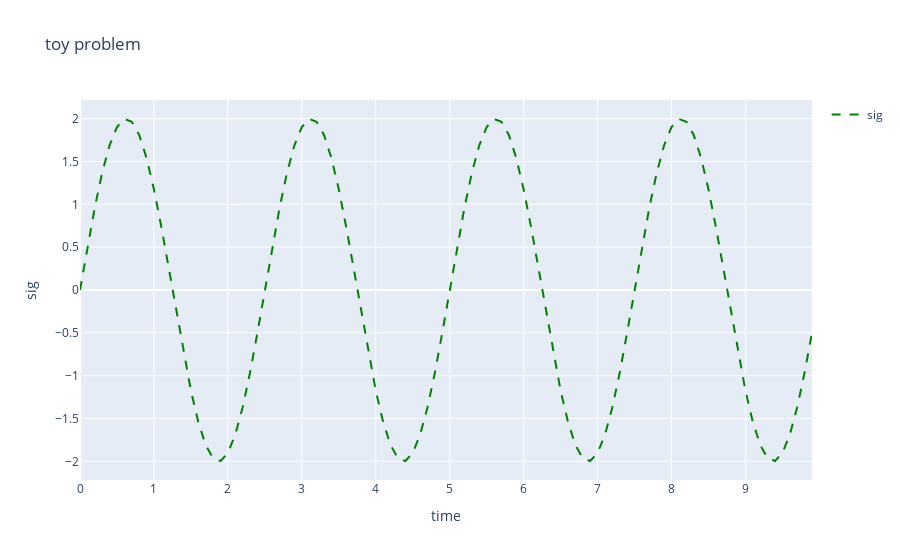

Source (notebook cell):
### Markdown cell above
## Load the Toy example : a sinusoid signal with respect to time (sec)

### sig0 = A*sin(omega*(t - phi)) + c
where A is the peak amplitude, omega is the natural frequency (deg/sec), t is time, phi is the phase shift/horizontal shift (deg), and c is the vertical shift.

### Code cell
# --------------------
# More realistic outline : usually you know start and ending time and NOT the number of data points
# --------------------
fs = 10  # sampling frequency
ts = 1/fs  # sampling time

start_val = 0  # secs
stop_val = 10  # secs

N = int(fs*stop_val)  # number of sample points
t = np.multiply(range(start_val, N), ts)

A = 2  # peak amplitude

# The larger omega the more waves
# Find omega per cycle
omega = (2*math.pi)/fs  # carrier frequency OR natural frequency (degrees)
print('omega for one cycle per length of t: ', omega)

# Choose how many cycles you want per time t
num_of_cycles = 4
omega = num_of_cycles*omega

phi = 0  # degrees
c = 0  # vertical shift
sig0 = A * np.sin(omega*(t - phi)) + c
sig0 = make_a_properlist(sig)

period = (2*math.pi)/omega
print('period : ', period)

natural_freq = 1/period
print('natural_freq sig : ', natural_freq)
# --------------------

# --------------------
fig = go.Figure()
config = dict({'scrollZoom': True, 'displayModeBar': True, 'editable': True})
fig.add_trace(go.Scatter(x=t, y=sig0, name='sig', line = dict(color='green', width=2, dash='dash'), showlegend=True))
fig.update_layout(title='toy problem', xaxis_title='time', yaxis_title='signal')
fig.show(config=config)
# --------------------

### Figure 1 — Plotly figure (JSON) as saved in the notebook; plotly's stock layout.template omitted (floating-point values rounded to 4 significant figures)
{"data": [{"line": {"color": "green", "dash": "dash", "width": 2}, "name": "sig", "showlegend": true, "type": "scatter", "x": [0, 0.1, 0.2, 0.3, 0.4, 0.5, 0.6, 0.7, 0.8, 0.9, 1, 1.1, 1.2, 1.3, 1.4, 1.5, 1.6, 1.7, 1.8, 1.9, 2, 2.1, 2.2, 2.3, 2.4, 2.5, 2.6, 2.7, 2.8, 2.9, 3, 3.1, 3.2, 3.3, 3.4, 3.5, 3.6, 3.7, 3.8, 3.9, 4, 4.1, 4.2, 4.3, 4.4, 4.5, 4.6, 4.7, 4.8, 4.9, 5, 5.1, 5.2, 5.3, 5.4, 5.5, 5.6, 5.7, 5.8, 5.9, 6, 6.1, 6.2, 6.3, 6.4, 6.5, 6.6, 6.7, 6.8, 6.9, 7, 7.1, 7.2, 7.3, 7.4, 7.5, 7.6, 7.7, 7.8, 7.9, 8, 8.1, 8.2, 8.3, 8.4, 8.5, 8.6, 8.7, 8.8, 8.9, 9, 9.1, 9.2, 9.3, 9.4, 9.5, 9.6, 9.7, 9.8, 9.9], "y": [0, 0.4974, 0.9635, 1.369, 1.689, 1.902, 1.996, 1.965, 1.81, 1.541, 1.176, 0.7362, 0.2507, -0.2507, -0.7362, -1.176, -1.541, -1.81, -1.965, -1.996, -1.902, -1.689, -1.369, -0.9635, -0.4974, -4.899e-16, 0.4974, 0.9635, 1.369, 1.689, 1.902, 1.996, 1.965, 1.81, 1.541, 1.176, 0.7362, 0.2507, -0.2507, -0.7362, -1.176, -1.541, -1.81, -1.965, -1.996, -1.902, -1.689, -1.369, -0.9635, -0.4974, -9.797e-16, 0.4974, 0.9635, 1.369, 1.689, 1.902, 1.996, 1.965, 1.81, 1.541, 1.176, 0.7362, 0.2507, -0.2507, -0.7362, -1.176, -1.541, -1.81, -1.965, -1.996, -1.902, -1.689, -1.369, -0.9635, -0.4974, -1.47e-15, 0.4974, 0.9635, 1.369, 1.689, 1.902, 1.996, 1.965, 1.81, 1.541, 1.176, 0.7362, 0.2507, -0.2507, -0.7362, -1.176, -1.541, -1.81, -1.965, -1.996, -1.902, -1.689, -1.369, -0.9635, -0.4974]}], "layout": {"title": {"text": "toy problem"}, "xaxis": {"title": {"text": "time"}}, "yaxis": {"title": {"text": "sig"}}}}
